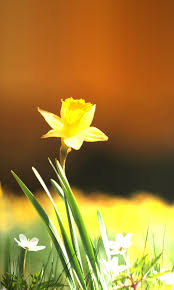
#> input picture 7. 데이터 증강 라벨링, 이미지 처리, 데이터셋 구현, 데이터 가공 프로젝트/2022-12-13 COCO, CVAT의 메타데이터(xml, json)을 이용한 box, segmentation 처리 + padding을 통한 이미지 리사이즈 + 데이터 훈련, 검증, 시험용 분할/images.jpeg, 174 x 290 px
$ python resize_ex.py
#> lines starting #> are read from the running program, lines starting #| are printed output that depends on the picture
#> further down, img is the input picture: PIL image 174x290 RGB; mean R, G, B 161.9, 125.2, 52
from PIL import Image # pip install Pillow

def expand2square(pil_img, background_color) :
#> called with background_color = (0, 0, 0)
    width, height = pil_img.size
#> width = 174; height = 290
    # print(width, height)
    if width == height :
        return pil_img
    elif width > height :
        result = Image.new(pil_img.mode, (width, width), background_color)
        # image add(추가할 이미지, 붙일 위치(가로, 세로))
        result.paste(pil_img, (0, (width - height) // 2))
        return result
    else :
        result = Image.new(pil_img.mode, (height, height), background_color)
#> result: PIL image 290x290 RGB; every value is 0
        result.paste(pil_img, ((height - width) // 2, 0))
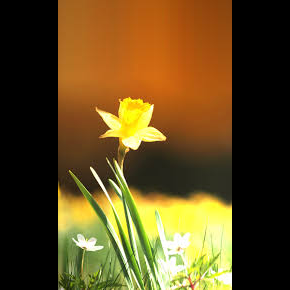
#> result: PIL image 290x290 RGB; mean R, G, B 97.2, 75.1, 31.2
        return result


img = Image.open("./images.jpeg")
img_new = expand2square(img,(0,0,0)).resize((224,224))
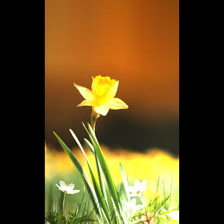
#> img_new: PIL image 224x224 RGB; mean R, G, B 97.2, 75.1, 31.2
img_new.save("./test.png", quality=100)
# expand2square(img, background_color=None)
# 출력 결과 : <PIL.JpegImagePlugin.JpegImageFile image mode=RGB size=174x290 at 0x1F1A26C9E20>
